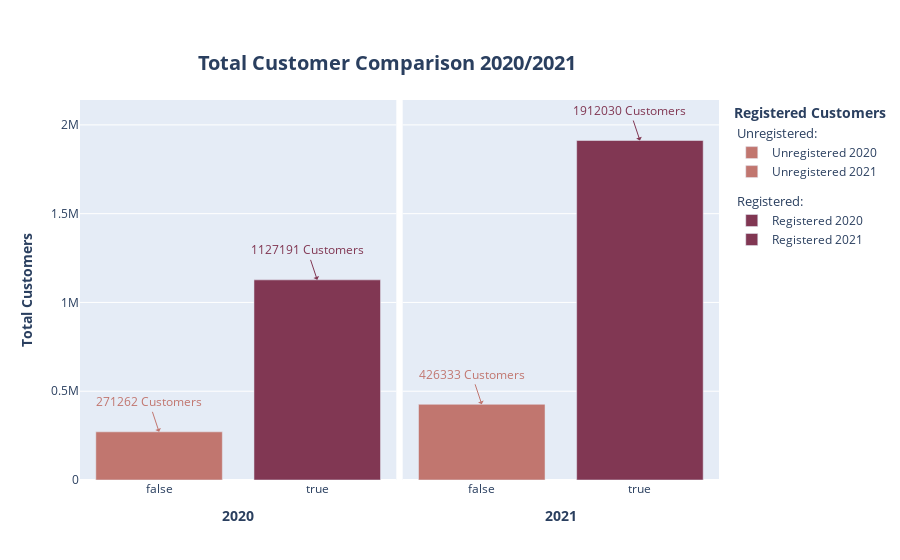

Notebook code cell kept with this figure:
### Code cell
fig_bar = make_subplots(rows= 1, cols= 2, shared_xaxes= True, shared_yaxes= True, horizontal_spacing= 0.01)

fig_bar.add_trace(
 go.Bar(
  x= df_bar_2020.loc[df_bar_2020.registered_customer == False].registered_customer,
  y= df_bar_2020.loc[df_bar_2020.registered_customer == False].total_customers,
  marker= dict(color= px.colors.sequential.Brwnyl[3]),
  name= "Unregistered 2020",
  legendgroup= "1",
  legendgrouptitle_text= "Unregistered:"
 ),
 row= 1,
 col= 1
)

fig_bar.add_trace(
 go.Bar(
  x= df_bar_2020.loc[df_bar_2020.registered_customer == True].registered_customer,
  y= df_bar_2020.loc[df_bar_2020.registered_customer == True].total_customers,
  marker= dict(color= px.colors.sequential.Brwnyl[5]),
  name= "Registered 2020",
  legendgroup= "2",
  legendgrouptitle_text= "Registered:"
 ),
 row= 1,
 col= 1
)

fig_bar.add_trace(
 go.Bar(
  x= df_bar_2021.loc[df_bar_2021.registered_customer == False].registered_customer,
  y= df_bar_2021.loc[df_bar_2021.registered_customer == False].total_customers,
  marker= dict(color= px.colors.sequential.Brwnyl[3]),
  name= "Unregistered 2021",
  legendgroup= "1"
 ),
 row= 1,
 col= 2
)

fig_bar.add_trace(
 go.Bar(
  x= df_bar_2021.loc[df_bar_2021.registered_customer == True].registered_customer,
  y= df_bar_2021.loc[df_bar_2021.registered_customer == True].total_customers,
  marker= dict(color= px.colors.sequential.Brwnyl[5]),
  name= "Registered 2021",
  legendgroup= "2"
 ),
 row= 1,
 col= 2
)

fig_bar.add_annotation(
 x= "false",
 y= df_bar_2020[df_bar_2020.registered_customer == False].total_customers.max(),
 arrowhead= 1,
 showarrow= True,
 arrowcolor= px.colors.sequential.Brwnyl[3],
 font= dict(size= 12, color= px.colors.sequential.Brwnyl[3]),
 text= f"{df_bar_2020[df_bar_2020.registered_customer == False].total_customers[0]} Customers",
 row= 1, col=1
)

fig_bar.add_annotation(
 x= "true",
 y= df_bar_2020[df_bar_2020.registered_customer == True].total_customers.max(),
 arrowhead= 1,
 showarrow= True,
 arrowcolor= px.colors.sequential.Brwnyl[5],
 font= dict(size= 12, color= px.colors.sequential.Brwnyl[5]),
 text= f"{df_bar_2020[df_bar_2020.registered_customer == True].total_customers[1]} Customers",
 row=1, col=1
)

fig_bar.add_annotation(
 x= "false",
 y= df_bar_2021[df_bar_2021.registered_customer == False].total_customers.max(),
 arrowhead= 1,
 showarrow= True,
 arrowcolor= px.colors.sequential.Brwnyl[3],
 font= dict(size= 12, color= px.colors.sequential.Brwnyl[3]),
 text= f"{df_bar_2021[df_bar_2021.registered_customer == False].total_customers[0]} Customers",
 col= 2, row=1
)

fig_bar.add_annotation(
 x= "true",
 y= df_bar_2021[df_bar_2021.registered_customer == True].total_customers.max(),
 arrowhead= 1,
 showarrow= True,
 arrowcolor= px.colors.sequential.Brwnyl[5],
 font= dict(size= 12, color= px.colors.sequential.Brwnyl[5]),
 text= f"{df_bar_2021[df_bar_2021.registered_customer == True].total_customers[1]} Customers",
 col=2,row= 1
)

fig_bar.update_layout(legend=dict(groupclick="toggleitem"),title= dict(text= "<b>Total Customer Comparison 2020/2021</b>", font_size= 20, xanchor= "center", yanchor= "top", y=0.9, x=0.43), legend_title_text = "<b>Registered Customers</b>" )
fig_bar.update_yaxes(title_text="<b>Total Customers</b>", secondary_y=False, col=1)
fig_bar.update_xaxes(title_text="<b>2020</b>", col= 1)
fig_bar.update_xaxes(title_text="<b>2021</b>", col= 2)
fig_bar.show()

### Figure 1 — Plotly figure (JSON) as saved in the notebook; plotly's stock layout.template omitted (floating-point values rounded to 4 significant figures)
{"data": [{"legendgroup": "1", "legendgrouptitle": {"text": "Unregistered:"}, "marker": {"color": "rgb(193, 118, 111)"}, "name": "Unregistered 2020", "type": "bar", "x": [false], "xaxis": "x", "y": [271262], "yaxis": "y"}, {"legendgroup": "2", "legendgrouptitle": {"text": "Registered:"}, "marker": {"color": "rgb(129, 55, 83)"}, "name": "Registered 2020", "type": "bar", "x": [true], "xaxis": "x", "y": [1127191], "yaxis": "y"}, {"legendgroup": "1", "marker": {"color": "rgb(193, 118, 111)"}, "name": "Unregistered 2021", "type": "bar", "x": [false], "xaxis": "x2", "y": [426333], "yaxis": "y2"}, {"legendgroup": "2", "marker": {"color": "rgb(129, 55, 83)"}, "name": "Registered 2021", "type": "bar", "x": [true], "xaxis": "x2", "y": [1912030], "yaxis": "y2"}], "layout": {"annotations": [{"arrowcolor": "rgb(193, 118, 111)", "arrowhead": 1, "font": {"color": "rgb(193, 118, 111)", "size": 12}, "showarrow": true, "text": "271262 Customers", "x": "false", "xref": "x", "y": 271262, "yref": "y"}, {"arrowcolor": "rgb(129, 55, 83)", "arrowhead": 1, "font": {"color": "rgb(129, 55, 83)", "size": 12}, "showarrow": true, "text": "1127191 Customers", "x": "true", "xref": "x", "y": 1127191, "yref": "y"}, {"arrowcolor": "rgb(193, 118, 111)", "arrowhead": 1, "font": {"color": "rgb(193, 118, 111)", "size": 12}, "showarrow": true, "text": "426333 Customers", "x": "false", "xref": "x2", "y": 426333, "yref": "y2"}, {"arrowcolor": "rgb(129, 55, 83)", "arrowhead": 1, "font": {"color": "rgb(129, 55, 83)", "size": 12}, "showarrow": true, "text": "1912030 Customers", "x": "true", "xref": "x2", "y": 1912030, "yref": "y2"}], "legend": {"groupclick": "toggleitem", "title": {"text": "<b>Registered Customers</b>"}}, "title": {"font": {"size": 20}, "text": "<b>Total Customer Comparison 2020/2021</b>", "x": 0.43, "xanchor": "center", "y": 0.9, "yanchor": "top"}, "xaxis": {"anchor": "y", "domain": [0, 0.495], "title": {"text": "<b>2020</b>"}}, "xaxis2": {"anchor": "y2", "domain": [0.505, 1], "title": {"text": "<b>2021</b>"}}, "yaxis": {"anchor": "x", "domain": [0, 1], "title": {"text": "<b>Total Customers</b>"}}, "yaxis2": {"anchor": "x2", "domain": [0, 1], "matches": "y", "showticklabels": false}}}
